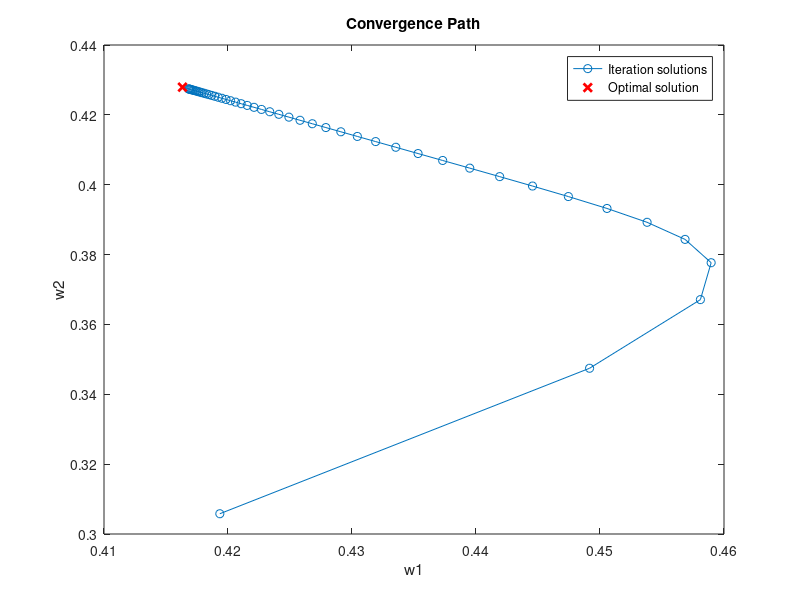
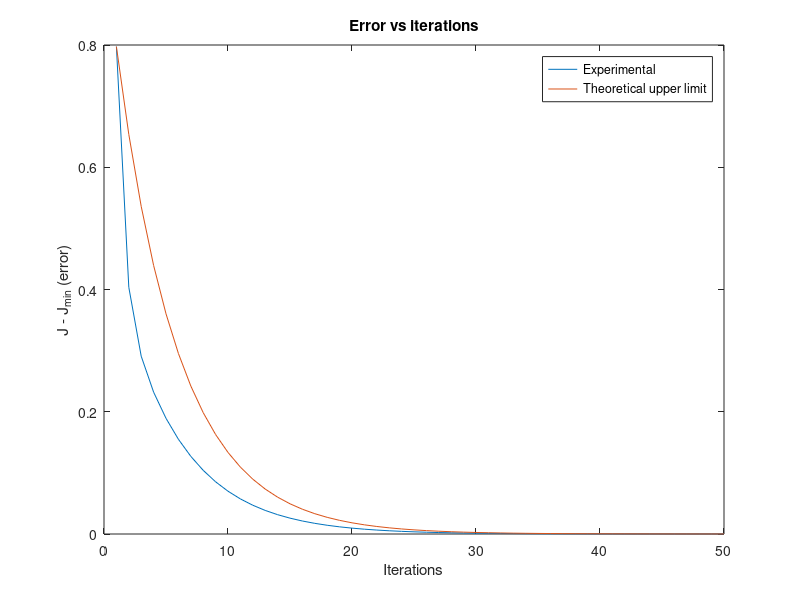

These charts were generated, in order, by the following MATLAB code:
clear all, close all, clc;

addpath library

num_iter = 50;

% ========== Arguments gd ==========

x = rand(1,randi([100,200]));
M = 2;
max_num_iter = num_iter;

% ========== Function gd ==========

% compute optimal solution using "lpc"
w_o_opt = lpc(x, M);
w_o_opt = -w_o_opt(2:end)';

% calculate autocorrelation
p = xcorr(x, M);
p = p(M+1:end)'; % biased autocorrelation

R = toeplitz(p(1:end-1)); % toeplitz matrix of the autocorrelation

N2 = length(x)^2;
sigma_d = var(x);
J_min = N2*sigma_d - p(2:end)' * linsolve(R, p(2:end));
J_min_normalized = J_min/N2;

eigs_R = eig(R); % eigenvalues of R matrix (excluding the first row and column)
factor = 0.3; % converges if factor < 1
mu_max = 2/max(eigs_R); % maximum value of mu for gradient descent
mu = factor * mu_max; % learning rate for gradient descent
assert(mu < 0.1)

% computing theoretical upper limit of error vs iterations
lambda_min = min(eigs_R);
% tau = 1 / 2 / mu / lambda_min; % approximated formula
tau = -1/(2 * log(1 - mu*lambda_min));

% initialize coefficients to random values between -1 and 1
w_o = 2*rand(1,M)'-1;

% init iteration solutions
w_o_partial = zeros(num_iter,M);
J_partial = zeros(num_iter,1);

grad = 1;
num_iter = 0;

% perform gradient descent
while num_iter < max_num_iter
    % update coefficients
    grad = (p(2:end) - R * w_o);
    w_o = w_o + mu*grad;
    w_o_partial(num_iter+1,:) = w_o;
    J_partial(num_iter+1) = J_min + (w_o - w_o_opt)' * R(2:end,2:end) * (w_o - w_o_opt);
    num_iter = num_iter + 1;
end

J_partial_normalized = J_partial / N2;
J_partial_ratio = J_partial_normalized / J_min_normalized;

disp(['Jmin = ' num2str(J_min_normalized, '%.12f') ...
    ', last J = ' num2str(J_partial_normalized(max_num_iter), '%.12f') ...
    ', last ratio = ' num2str(J_partial_ratio(max_num_iter), '%.12f')])

w1 = w_o_partial(:,1);
w2 = w_o_partial(:,2);

% plot solution vectors
plot(w1,w2,'-o');
hold on;
plot(w_o_opt(1),w_o_opt(2),'rx','LineWidth',2);

hold off;
xlabel('w1');
ylabel('w2');
title('Convergence Path');
legend('Iteration solutions', 'Optimal solution');

amp = J_partial(1) - J_min(1);
iter_axis = 1:num_iter;
exponential = amp*exp(-1/tau*(iter_axis - 1));

figure;
plot(iter_axis,J_partial - J_min);
hold on
plot(iter_axis,exponential)
title('Error vs iterations')
xlabel('Iterations')
ylabel('J - J_{min} (error)')
legend('Experimental','Theoretical upper limit');
